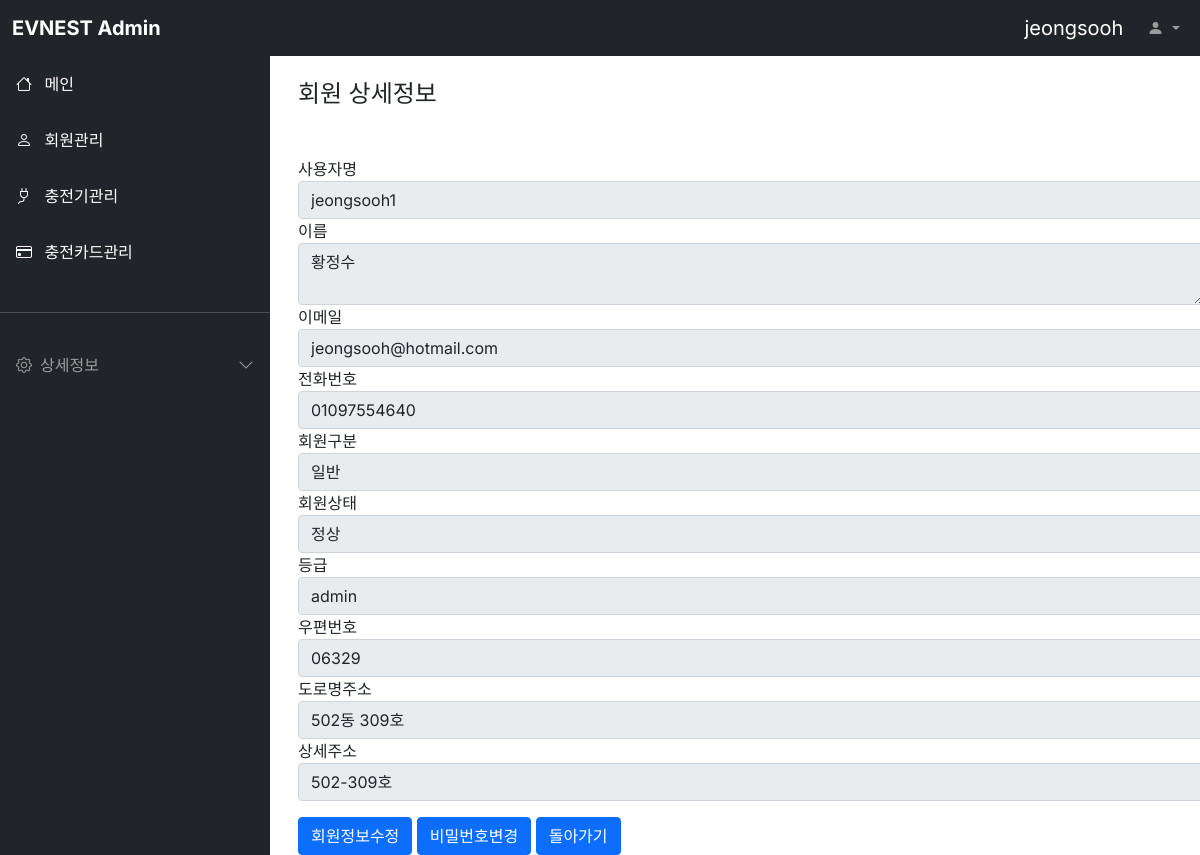
Page /evuser/1/ (signed in) on the committed database.
### evuser/models.py (models this page shows, shortened)
class Evuser(models.Model):
    userid = models.CharField(max_length=64,verbose_name='회원아이디')
    password = models.CharField(max_length=128,verbose_name='비밀번호')
    name = models.CharField(max_length=64,verbose_name='회원이름')
    email = models.EmailField(max_length=128,verbose_name='이메일')
    phone = models.CharField(max_length=128,verbose_name='전화번호')
    category = models.CharField(max_length=64,choices=[('일반','일반'),('법인','법인'),('기타','기타')],default='일반',verbose_name='회원구분')
    status = models.CharField(max_length=64,choices=[('정상','정상'),('해지','해지'),('유예','유예')],default='정상',verbose_name='회원상태')
    level = models.CharField(max_length=16,choices=[('admin','admin'),('user','user'),('Engineer','Engineer')],verbose_name='등급',default='user')
    register_dttm = models.DateTimeField(auto_now_add=True,verbose_name='등록시간')
    last_use_dttm = models.DateTimeField(auto_now_add=False,null=True,verbose_name='최근사용시간')
    postcode = models.CharField(max_length=64,verbose_name='우편번호')
    jibunAddress = models.CharField(max_length=400,verbose_name='지번주소')
    roadAddress = models.CharField(max_length=400,verbose_name='도로명주소')
    detailaddress = models.CharField(max_length=400,verbose_name='상세주소')
    extraaddress = models.CharField(max_length=400,verbose_name='참고항목')
    class Meta:
        db_table='nevsp_evuser'
        verbose_name ='회원'
        verbose_name_plural = '회원목록'

### evuser/views.py (the view)
# urls.py: path('<int:pk>/',EvuserDetailView.as_view()),
class EvuserDetailView(DetailView):
    template_name = 'evuser_detail.html'
    queryset = Evuser.objects.all()
    context_object_name = 'evuser'
    def get_context_data(self, **kwargs):
        context= super().get_context_data(**kwargs)
        user_id = self.request.session['user']
        context['loginuser'] = user_id
        return context

### evuser/templates/evuser_detail.html (shortened to what this page needs)
{% extends "base.html" %}
{% block contents %}
<div class="container mt-3 mx-3">
  <h4>회원 상세정보</h4>
  <div class="row mt-5">
    <div class="col-12">
      <div class="form-group mb-3">
        <label for="username" class="">사용자명</label>
        <input type="text" class="form-control" id="username" value="{{ evuser.userid }}" readonly/>
        <label for="name" class="">이름</label>
        <textarea class="form-control" readonly>{{ evuser.name }}</textarea>
        <label for="email" class="">이메일</label>
        <input type="email" class="form-control" id="email" value="{{evuser.email}} "readonly/>
        <label for="phone" class="">전화번호</label>
        <input type="text" class ="form-control" id="phone" value="{{evuser.phone}}"readonly/>
        <label for="category" class="">회원구분</label>
        <input type="text" class="form-control" id="category" value="{{evuser.category}}" readonly/>
        <label for="status" class="">회원상태</label>
        <input type="text" class="form-control" id="status" value="{{evuser.status}}" readonly/>
        <label for="level" class="">등급</label>
        <input type="text" class="form-control" id="level" value="{{evuser.level}}"readonly>
        <label for="postcode" class="">우편번호</label>
        <input class="form-control" id="postcode" value="{{evuser.postcode}}" readonly/>
        <label for="roadAddress" class="">도로명주소</label>
        <input class="form-control" id="roadAddress" value="{{evuser.roadAddress}}" readonly/>
        <label for="detailaddress" class="">상세주소</label>
        <input class="form-control" id="detailaddress" value="{{evuser.detailaddress}}" readonly/>
      </div>
      <div class="d-grid gap-2 d-md-block">
        <a class="btn btn-primary" href="{% url 'evuser:update' pk=evuser.id %}" role="button">회원정보수정</a>
        <a class="btn btn-primary" href="{% url 'evuser:password' pk=evuser.id %}" role="button">비밀번호변경</a>
        <button class="btn btn-primary" onclick="javascript:history.go(-1);">돌아가기</button>
      </div>
    </div>
  </div>
</div>
{% endblock %}

### static/style.css (style rules this page uses)
body, button { font-family: "Inter", sans-serif; }
@media (min-width: 992px) { body { overflow: auto !important; } }

### rows in the picture
Evuser: userid "jeongsooh1", name "황정수", email "jeongsooh@hotmail.com", phone "01097554640", category "일반", status "정상", level "admin", postcode "06329", roadAddress "502동 309호", detailaddress "502-309호"

### other values in the picture
{{ loginuser }} "jeongsooh"
